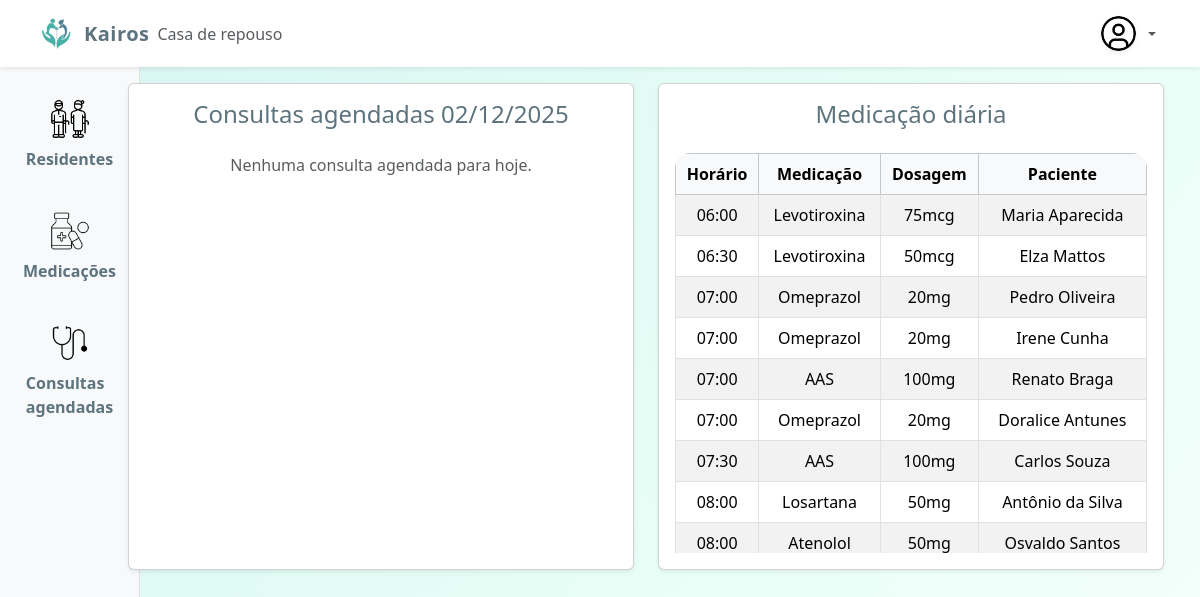
The page /newUpdates/dashboard2.php (signed in) on the database as committed earlier.
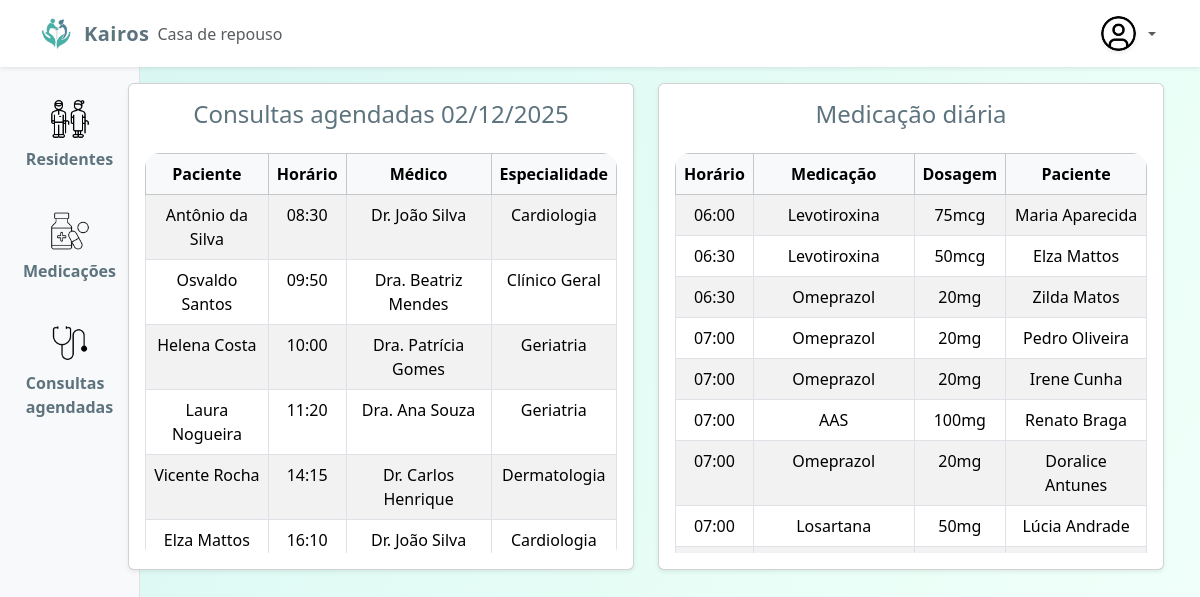
The same page on the database as committed later.
### tables this page shows
CREATE TABLE `tb_medicamentos` (
  `id` int(11) NOT NULL,
  `resident_id` int(11) NOT NULL,
  `nome_medicamento` varchar(255) NOT NULL,
  `horario` time DEFAULT NULL,
  `dosagem` varchar(100) DEFAULT NULL,
  `via_adm` varchar(100) DEFAULT NULL,
  `observacoes` text DEFAULT NULL
);

CREATE TABLE `tb_residentes` (
  `id` int(11) NOT NULL,
  `nome` varchar(255) NOT NULL,
  `data_nasc` date DEFAULT NULL,
  `cpf` varchar(14) NOT NULL,
  `rg` varchar(20) DEFAULT NULL,
  `telefone` varchar(20) DEFAULT NULL,
  `endereco` text DEFAULT NULL,
  `email` varchar(100) DEFAULT NULL,
  `quarto` varchar(50) DEFAULT NULL,
  `medicamentos` text DEFAULT NULL,
  `alergias` text DEFAULT NULL,
  `restricoes_alimentares` text DEFAULT NULL,
  `responsavel_nome` varchar(255) DEFAULT NULL,
  `responsavel_telefone` varchar(20) DEFAULT NULL,
  `responsavel_email` varchar(100) DEFAULT NULL,
  `parente_grau` varchar(50) DEFAULT NULL
);

CREATE TABLE `tb_consultas` (
  `id` int(11) NOT NULL,
  `resident_id` int(11) NOT NULL,
  `data_consulta` date NOT NULL,
  `horario` time DEFAULT NULL,
  `medico` varchar(255) NOT NULL,
  `especialidade` varchar(100) DEFAULT NULL,
  `observacoes` text DEFAULT NULL,
  `prescricao` text DEFAULT NULL
);

### dashboardQuerys.php (called while the page is built, shortened)
<?php
$dataHoje = date('Y-m-d');
try {
    $sqlHoje = "
        SELECT
            r.nome AS paciente,
            c.horario,
            c.medico,
            c.especialidade
        FROM tb_consultas c
        INNER JOIN tb_residentes r ON c.resident_id = r.id
        WHERE c.data_consulta = :hoje
        ORDER BY c.horario ASC
    ";
    $stmtHoje = $pdo->prepare($sqlHoje);
    $stmtHoje->bindParam(':hoje', $dataHoje);
    $stmtHoje->execute();
    $consultasHoje = $stmtHoje->fetchAll(PDO::FETCH_ASSOC);
} catch (PDOException $e) {
    die("Erro ao buscar consultas de hoje: " . $e->getMessage());
}
try {
    $sqlMedicamentos = "
        SELECT
            m.horario,
            m.nome_medicamento AS medicacao,
            m.dosagem,
            r.nome AS paciente
        FROM tb_medicamentos m
        INNER JOIN tb_residentes r ON m.resident_id = r.id
        ORDER BY m.horario ASC
    ";
    $stmt = $pdo->prepare($sqlMedicamentos);
    $stmt->execute();
    $medicamentos = $stmt->fetchAll(PDO::FETCH_ASSOC);
} catch (PDOException $e) {
    die("Erro ao buscar medicamentos: " . $e->getMessage());
}

### newUpdates/dashboard2.php (the view, shortened to what the changed rows need)
<?php
include_once "header.php";
include_once "dashboardQuerys.php";
?>
<main>
    <div class="container-fluid">
        <div class="row">
            <div class="col-md-10 ms-sm-auto px-4">
                <div class="container mt-1">
                <div class="row justify-content-center" style="margin-left: -120px;">
                    <div class="col-md-6 mb-4">
                        <div class="card bg-white shadow-sm rounded-lg h-100">
                            <div class="card-body">
                                <h4 class="mb-4 text-center color1">Consultas agendadas <?= date('d/m/Y') ?></h4>
                                <?php if (count($consultasHoje) > 0): ?>
                                    <div class="table-responsive table-rounded" style="max-height: 400px; overflow-y: auto;">
                                        <table class="table table-bordered table-striped mb-0 text-center">
                                            <thead class="table-light">
                                                <tr>
                                                    <th>Paciente</th>
                                                    <th>Horário</th>
                                                    <th>Médico</th>
                                                    <th>Especialidade</th>
                                                </tr>
                                            </thead>
                                            <tbody>
                                                <?php foreach ($consultasHoje as $c): ?>
                                                    <tr>
                                                        <td><?= htmlspecialchars($c['paciente']) ?></td>
                                                        <td><?= substr($c['horario'], 0, 5) ?></td>
                                                        <td><?= htmlspecialchars($c['medico']) ?></td>
                                                        <td><?= htmlspecialchars($c['especialidade']) ?></td>
                                                    </tr>
                                                <?php endforeach; ?>
                                            </tbody>
                                        </table>
                                    </div>
                                <?php else: ?>
                                    <p class="text-center text-muted mt-3">Nenhuma consulta agendada para hoje.</p>
                                <?php endif; ?>
                            </div>
                        </div>
                    </div>
                    <div class="col-md-6 mb-4">
                        <div class="card bg-white shadow-sm rounded-lg h-100">
                            <div class="card-body">
                                <div class="table-responsive table-rounded" style="max-height: 400px; overflow-y: auto;">
                                    <table class="table table-bordered table-striped mb-0 text-center">
                                        <thead class="table-light">
                                            <tr>
                                                <th>Horário</th>
                                                <th>Medicação</th>
                                                <th>Dosagem</th>
                                                <th>Paciente</th>
                                            </tr>
                                        </thead>
                                        <tbody>
                                            <?php if (count($medicamentos) > 0): ?>
                                                <?php foreach ($medicamentos as $med): ?>
                                                    <tr>
                                                        <td><?= htmlspecialchars(substr($med['horario'], 0, 5)) ?></td>
                                                        <td><?= htmlspecialchars($med['medicacao']) ?></td>
                                                        <td><?= htmlspecialchars($med['dosagem']) ?></td>
                                                        <td><?= htmlspecialchars($med['paciente']) ?></td>
                                                    </tr>
                                                <?php endforeach; ?>
                                            <?php else: ?>
                                                <tr>
                                                    <td colspan="4" class="text-center">Nenhum medicamento encontrado.</td>
                                                </tr>
                                            <?php endif; ?>
                                        </tbody>
                                    </table>
                                </div>
                            </div>
                        </div>
                    </div>
                </div>
                </div>
            </div>
        </div>
    </div>
</main>
<?php include_once "footer.php"; ?>

Rows that differ between the two databases and show on the page:
no longer on this page (row unchanged): tb_medicamentos: horario "07:30", nome_medicamento "AAS", dosagem "100mg", resident.nome "Carlos Souza"
no longer on this page (row unchanged): tb_medicamentos: horario "08:00", nome_medicamento "Losartana", dosagem "50mg", resident.nome "Antônio da Silva"
no longer on this page (row unchanged): tb_medicamentos: horario "08:00", nome_medicamento "Atenolol", dosagem "50mg", resident.nome "Osvaldo Santos"
added tb_consultas: resident.nome "Antônio da Silva", horario "08:30", medico "Dr. João Silva", especialidade "Cardiologia"
added tb_consultas: resident.nome "Osvaldo Santos", horario "09:50", medico "Dra. Beatriz Mendes", especialidade "Clínico Geral"
added tb_consultas: resident.nome "Helena Costa", horario "10:00", medico "Dra. Patrícia Gomes", especialidade "Geriatria"
added tb_consultas: resident.nome "Laura Nogueira", horario "11:20", medico "Dra. Ana Souza", especialidade "Geriatria"
added tb_consultas: resident.nome "Vicente Rocha", horario "14:15", medico "Dr. Carlos Henrique", especialidade "Dermatologia"
added tb_consultas: resident.nome "Elza Mattos", horario "16:10", medico "Dr. João Silva", especialidade "Cardiologia"
added tb_medicamentos: horario "06:30", nome_medicamento "Omeprazol", dosagem "20mg", resident.nome "Zilda Matos"
added tb_medicamentos: horario "07:00", nome_medicamento "Losartana", dosagem "50mg", resident.nome "Lúcia Andrade"
Other text that changed with them:
text no longer shown: "Nenhuma consulta agendada para hoje."
text now shown: "Paciente Horário Médico Especialidade"
